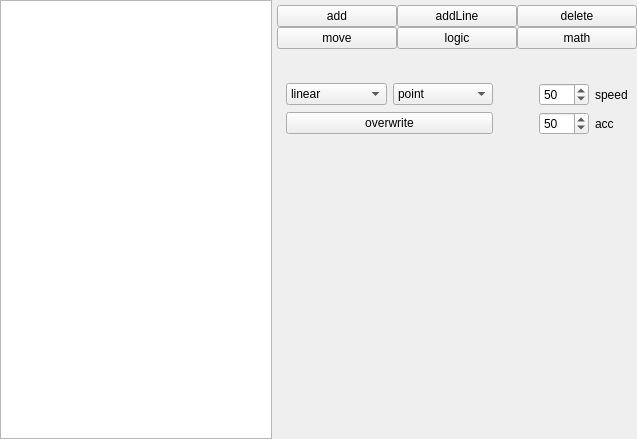
<?xml version="1.0" encoding="UTF-8"?>
<ui version="4.0">
 <class>ProgrammEditorWidget</class>
 <widget class="QWidget" name="ProgrammEditorWidget">
  <property name="geometry">
   <rect>
    <x>0</x>
    <y>0</y>
    <width>637</width>
    <height>439</height>
   </rect>
  </property>
  <property name="windowTitle">
   <string>Form</string>
  </property>
  <layout class="QGridLayout" name="gridLayout_2">
   <property name="leftMargin">
    <number>0</number>
   </property>
   <property name="topMargin">
    <number>0</number>
   </property>
   <property name="rightMargin">
    <number>0</number>
   </property>
   <property name="bottomMargin">
    <number>0</number>
   </property>
   <property name="spacing">
    <number>5</number>
   </property>
   <item row="6" column="2" colspan="2">
    <widget class="QStackedWidget" name="toolEditWidget">
     <property name="sizePolicy">
      <sizepolicy hsizetype="Preferred" vsizetype="Preferred">
       <horstretch>0</horstretch>
       <verstretch>0</verstretch>
      </sizepolicy>
     </property>
     <property name="currentIndex">
      <number>0</number>
     </property>
     <widget class="QWidget" name="page_1">
      <layout class="QGridLayout" name="gridLayout">
       <property name="spacing">
        <number>6</number>
       </property>
       <item row="1" column="2">
        <spacer name="horizontalSpacer">
         <property name="orientation">
          <enum>Qt::Horizontal</enum>
         </property>
         <property name="sizeHint" stdset="0">
          <size>
           <width>40</width>
           <height>20</height>
          </size>
         </property>
        </spacer>
       </item>
       <item row="1" column="3">
        <widget class="QSpinBox" name="speedBox">
         <property name="minimumSize">
          <size>
           <width>50</width>
           <height>0</height>
          </size>
         </property>
         <property name="minimum">
          <number>1</number>
         </property>
         <property name="maximum">
          <number>100</number>
         </property>
         <property name="value">
          <number>50</number>
         </property>
        </widget>
       </item>
       <item row="1" column="0">
        <widget class="QComboBox" name="moveTypeBox">
         <property name="sizePolicy">
          <sizepolicy hsizetype="Preferred" vsizetype="Fixed">
           <horstretch>0</horstretch>
           <verstretch>0</verstretch>
          </sizepolicy>
         </property>
         <property name="minimumSize">
          <size>
           <width>100</width>
           <height>0</height>
          </size>
         </property>
         <item>
          <property name="text">
           <string>linear</string>
          </property>
         </item>
         <item>
          <property name="text">
           <string>circular</string>
          </property>
         </item>
         <item>
          <property name="text">
           <string>joint</string>
          </property>
         </item>
        </widget>
       </item>
       <item row="1" column="4">
        <widget class="QLabel" name="label_4">
         <property name="text">
          <string>speed</string>
         </property>
        </widget>
       </item>
       <item row="2" column="3">
        <widget class="QSpinBox" name="accBox">
         <property name="minimumSize">
          <size>
           <width>50</width>
           <height>0</height>
          </size>
         </property>
         <property name="minimum">
          <number>1</number>
         </property>
         <property name="maximum">
          <number>100</number>
         </property>
         <property name="value">
          <number>50</number>
         </property>
        </widget>
       </item>
       <item row="3" column="4">
        <spacer name="verticalSpacer">
         <property name="orientation">
          <enum>Qt::Vertical</enum>
         </property>
         <property name="sizeHint" stdset="0">
          <size>
           <width>20</width>
           <height>40</height>
          </size>
         </property>
        </spacer>
       </item>
       <item row="2" column="4">
        <widget class="QLabel" name="label_5">
         <property name="text">
          <string>acc</string>
         </property>
        </widget>
       </item>
       <item row="1" column="1">
        <widget class="QComboBox" name="typePointBox">
         <property name="sizePolicy">
          <sizepolicy hsizetype="Preferred" vsizetype="Fixed">
           <horstretch>0</horstretch>
           <verstretch>0</verstretch>
          </sizepolicy>
         </property>
         <property name="minimumSize">
          <size>
           <width>100</width>
           <height>0</height>
          </size>
         </property>
         <item>
          <property name="text">
           <string>point</string>
          </property>
         </item>
         <item>
          <property name="text">
           <string>pose register</string>
          </property>
         </item>
        </widget>
       </item>
       <item row="2" column="0" colspan="2">
        <widget class="QPushButton" name="pushButton_8">
         <property name="sizePolicy">
          <sizepolicy hsizetype="Minimum" vsizetype="Fixed">
           <horstretch>100</horstretch>
           <verstretch>0</verstretch>
          </sizepolicy>
         </property>
         <property name="text">
          <string>overwrite</string>
         </property>
        </widget>
       </item>
      </layout>
     </widget>
     <widget class="QWidget" name="page_2">
      <layout class="QGridLayout" name="gridLayout_5">
       <property name="spacing">
        <number>6</number>
       </property>
       <item row="1" column="0" colspan="2">
        <layout class="QGridLayout" name="gridLayout_7">
         <item row="0" column="1">
          <widget class="QComboBox" name="ifBeheviorBox">
           <property name="minimumSize">
            <size>
             <width>80</width>
             <height>0</height>
            </size>
           </property>
           <item>
            <property name="text">
             <string>...=...</string>
            </property>
           </item>
           <item>
            <property name="text">
             <string>...&lt;...</string>
            </property>
           </item>
           <item>
            <property name="text">
             <string>...&gt;...</string>
            </property>
           </item>
          </widget>
         </item>
         <item row="0" column="3">
          <widget class="QSpinBox" name="iflLblBox"/>
         </item>
         <item row="0" column="0">
          <widget class="QPushButton" name="ifButton">
           <property name="sizePolicy">
            <sizepolicy hsizetype="Fixed" vsizetype="Fixed">
             <horstretch>0</horstretch>
             <verstretch>0</verstretch>
            </sizepolicy>
           </property>
           <property name="minimumSize">
            <size>
             <width>90</width>
             <height>0</height>
            </size>
           </property>
           <property name="maximumSize">
            <size>
             <width>90</width>
             <height>16777215</height>
            </size>
           </property>
           <property name="text">
            <string>if</string>
           </property>
          </widget>
         </item>
         <item row="0" column="4">
          <widget class="QCheckBox" name="ifIOstate">
           <property name="enabled">
            <bool>false</bool>
           </property>
           <property name="text">
            <string>state</string>
           </property>
          </widget>
         </item>
         <item row="0" column="2">
          <widget class="QLabel" name="label_3">
           <property name="text">
            <string>jump_lbl</string>
           </property>
          </widget>
         </item>
         <item row="1" column="4">
          <widget class="QSpinBox" name="ifItem_1_Spin_2">
           <property name="enabled">
            <bool>false</bool>
           </property>
          </widget>
         </item>
         <item row="2" column="4">
          <widget class="QSpinBox" name="ifItem_2_Spin_2">
           <property name="enabled">
            <bool>false</bool>
           </property>
          </widget>
         </item>
         <item row="2" column="3">
          <widget class="QSpinBox" name="ifItem_2_Spin"/>
         </item>
         <item row="1" column="3">
          <widget class="QSpinBox" name="ifItem_1_Spin"/>
         </item>
         <item row="1" column="1" colspan="2">
          <widget class="QComboBox" name="ifItem_1_Box">
           <item>
            <property name="text">
             <string>number</string>
            </property>
           </item>
           <item>
            <property name="text">
             <string>register</string>
            </property>
           </item>
           <item>
            <property name="text">
             <string>pose register</string>
            </property>
           </item>
           <item>
            <property name="text">
             <string>input i/o</string>
            </property>
           </item>
          </widget>
         </item>
         <item row="2" column="1" colspan="2">
          <widget class="QComboBox" name="ifItem_2_Box">
           <item>
            <property name="text">
             <string>number</string>
            </property>
           </item>
           <item>
            <property name="text">
             <string>register</string>
            </property>
           </item>
           <item>
            <property name="text">
             <string>pose register</string>
            </property>
           </item>
          </widget>
         </item>
        </layout>
       </item>
       <item row="3" column="0" colspan="2">
        <spacer name="verticalSpacer_5">
         <property name="orientation">
          <enum>Qt::Vertical</enum>
         </property>
         <property name="sizeHint" stdset="0">
          <size>
           <width>20</width>
           <height>40</height>
          </size>
         </property>
        </spacer>
       </item>
       <item row="2" column="0" colspan="2">
        <layout class="QGridLayout" name="gridLayout_8">
         <item row="3" column="0">
          <widget class="QPushButton" name="commentButton">
           <property name="minimumSize">
            <size>
             <width>0</width>
             <height>0</height>
            </size>
           </property>
           <property name="maximumSize">
            <size>
             <width>90</width>
             <height>16777215</height>
            </size>
           </property>
           <property name="text">
            <string>comment</string>
           </property>
          </widget>
         </item>
         <item row="0" column="0">
          <widget class="QPushButton" name="waitButton">
           <property name="text">
            <string>wait</string>
           </property>
          </widget>
         </item>
         <item row="1" column="2">
          <widget class="QSpinBox" name="ioSpinBox">
           <property name="wrapping">
            <bool>true</bool>
           </property>
           <property name="accelerated">
            <bool>false</bool>
           </property>
           <property name="minimum">
            <number>0</number>
           </property>
           <property name="maximum">
            <number>7</number>
           </property>
          </widget>
         </item>
         <item row="2" column="2" colspan="2">
          <widget class="QComboBox" name="lblComboBox">
           <item>
            <property name="text">
             <string>lbl</string>
            </property>
           </item>
           <item>
            <property name="text">
             <string>jump</string>
            </property>
           </item>
          </widget>
         </item>
         <item row="0" column="2" colspan="2">
          <widget class="QSpinBox" name="waitSpinBox"/>
         </item>
         <item row="2" column="0">
          <widget class="QPushButton" name="lblButton">
           <property name="text">
            <string>lbl</string>
           </property>
          </widget>
         </item>
         <item row="4" column="0">
          <widget class="QPushButton" name="callButton">
           <property name="text">
            <string>call</string>
           </property>
          </widget>
         </item>
         <item row="2" column="1">
          <widget class="QSpinBox" name="lblSpinBox">
           <property name="minimum">
            <number>1</number>
           </property>
           <property name="value">
            <number>1</number>
           </property>
          </widget>
         </item>
         <item row="1" column="3">
          <widget class="QCheckBox" name="ioCheckBox">
           <property name="text">
            <string>state</string>
           </property>
          </widget>
         </item>
         <item row="1" column="0">
          <widget class="QPushButton" name="ioButton">
           <property name="text">
            <string>i/o</string>
           </property>
          </widget>
         </item>
         <item row="3" column="1" colspan="3">
          <widget class="QLineEdit" name="commentLineEdit"/>
         </item>
         <item row="1" column="1">
          <widget class="QComboBox" name="ioComboBox">
           <item>
            <property name="text">
             <string>output</string>
            </property>
           </item>
          </widget>
         </item>
         <item row="0" column="1">
          <widget class="QComboBox" name="waitBox">
           <item>
            <property name="text">
             <string>time</string>
            </property>
           </item>
           <item>
            <property name="text">
             <string>input(true)</string>
            </property>
           </item>
           <item>
            <property name="text">
             <string>input(false)</string>
            </property>
           </item>
          </widget>
         </item>
        </layout>
       </item>
      </layout>
     </widget>
     <widget class="QWidget" name="page_3">
      <layout class="QGridLayout" name="gridLayout_3">
       <item row="1" column="0" colspan="2">
        <widget class="QLabel" name="label_2">
         <property name="text">
          <string>first num</string>
         </property>
        </widget>
       </item>
       <item row="1" column="2">
        <widget class="QSpinBox" name="firstNumBox"/>
       </item>
       <item row="1" column="3">
        <widget class="QComboBox" name="typeComboBox_1">
         <item>
          <property name="text">
           <string>num</string>
          </property>
         </item>
         <item>
          <property name="text">
           <string>reg</string>
          </property>
         </item>
         <item>
          <property name="text">
           <string>pos reg</string>
          </property>
         </item>
        </widget>
       </item>
       <item row="2" column="0" colspan="2">
        <widget class="QLabel" name="label_6">
         <property name="text">
          <string>operator</string>
         </property>
        </widget>
       </item>
       <item row="2" column="2">
        <widget class="QComboBox" name="operatorComboBox">
         <item>
          <property name="text">
           <string>none</string>
          </property>
         </item>
         <item>
          <property name="text">
           <string>+</string>
          </property>
         </item>
         <item>
          <property name="text">
           <string>-</string>
          </property>
         </item>
         <item>
          <property name="text">
           <string>/</string>
          </property>
         </item>
         <item>
          <property name="text">
           <string>*</string>
          </property>
         </item>
        </widget>
       </item>
       <item row="2" column="4">
        <spacer name="horizontalSpacer_2">
         <property name="orientation">
          <enum>Qt::Horizontal</enum>
         </property>
         <property name="sizeHint" stdset="0">
          <size>
           <width>40</width>
           <height>20</height>
          </size>
         </property>
        </spacer>
       </item>
       <item row="3" column="0" colspan="2">
        <widget class="QLabel" name="label_7">
         <property name="text">
          <string>second num</string>
         </property>
        </widget>
       </item>
       <item row="3" column="2">
        <widget class="QSpinBox" name="secondNumBox"/>
       </item>
       <item row="3" column="3">
        <widget class="QComboBox" name="typeComboBox_2">
         <item>
          <property name="text">
           <string>num</string>
          </property>
         </item>
         <item>
          <property name="text">
           <string>reg</string>
          </property>
         </item>
         <item>
          <property name="text">
           <string>pos reg</string>
          </property>
         </item>
        </widget>
       </item>
       <item row="4" column="3">
        <spacer name="verticalSpacer_2">
         <property name="orientation">
          <enum>Qt::Vertical</enum>
         </property>
         <property name="sizeHint" stdset="0">
          <size>
           <width>20</width>
           <height>40</height>
          </size>
         </property>
        </spacer>
       </item>
       <item row="0" column="2">
        <widget class="QSpinBox" name="registerBox">
         <property name="minimum">
          <number>0</number>
         </property>
         <property name="maximum">
          <number>50</number>
         </property>
         <property name="value">
          <number>0</number>
         </property>
        </widget>
       </item>
       <item row="1" column="4">
        <widget class="QSpinBox" name="itemPoseReg_1">
         <property name="enabled">
          <bool>false</bool>
         </property>
         <property name="minimum">
          <number>1</number>
         </property>
         <property name="maximum">
          <number>6</number>
         </property>
        </widget>
       </item>
       <item row="3" column="4">
        <widget class="QSpinBox" name="itemPoseReg_2">
         <property name="enabled">
          <bool>false</bool>
         </property>
         <property name="minimum">
          <number>1</number>
         </property>
         <property name="maximum">
          <number>6</number>
         </property>
        </widget>
       </item>
       <item row="0" column="0">
        <widget class="QComboBox" name="regOutBox">
         <item>
          <property name="text">
           <string>reg</string>
          </property>
         </item>
         <item>
          <property name="text">
           <string>pos reg</string>
          </property>
         </item>
        </widget>
       </item>
       <item row="0" column="3">
        <widget class="QSpinBox" name="registerBox_2">
         <property name="enabled">
          <bool>false</bool>
         </property>
         <property name="minimum">
          <number>1</number>
         </property>
         <property name="maximum">
          <number>6</number>
         </property>
         <property name="value">
          <number>1</number>
         </property>
        </widget>
       </item>
      </layout>
      <zorder>label_2</zorder>
      <zorder>firstNumBox</zorder>
      <zorder>label_6</zorder>
      <zorder>operatorComboBox</zorder>
      <zorder>label_7</zorder>
      <zorder>secondNumBox</zorder>
      <zorder>typeComboBox_2</zorder>
      <zorder>registerBox</zorder>
      <zorder>typeComboBox_1</zorder>
      <zorder>itemPoseReg_1</zorder>
      <zorder>itemPoseReg_2</zorder>
      <zorder>regOutBox</zorder>
      <zorder>registerBox_2</zorder>
     </widget>
     <widget class="QWidget" name="startPage">
      <layout class="QGridLayout" name="gridLayout_6"/>
     </widget>
    </widget>
   </item>
   <item row="0" column="0" rowspan="7" colspan="2">
    <widget class="QTableView" name="programmView">
     <property name="editTriggers">
      <set>QAbstractItemView::NoEditTriggers</set>
     </property>
     <property name="tabKeyNavigation">
      <bool>false</bool>
     </property>
     <property name="showDropIndicator" stdset="0">
      <bool>false</bool>
     </property>
     <property name="selectionMode">
      <enum>QAbstractItemView::SingleSelection</enum>
     </property>
     <attribute name="horizontalHeaderVisible">
      <bool>false</bool>
     </attribute>
     <attribute name="horizontalHeaderCascadingSectionResizes">
      <bool>true</bool>
     </attribute>
     <attribute name="horizontalHeaderMinimumSectionSize">
      <number>100</number>
     </attribute>
     <attribute name="horizontalHeaderDefaultSectionSize">
      <number>200</number>
     </attribute>
     <attribute name="horizontalHeaderStretchLastSection">
      <bool>true</bool>
     </attribute>
    </widget>
   </item>
   <item row="1" column="2" colspan="2">
    <layout class="QGridLayout" name="gridLayout_4">
     <property name="spacing">
      <number>0</number>
     </property>
     <item row="1" column="1">
      <widget class="QPushButton" name="logicButton">
       <property name="sizePolicy">
        <sizepolicy hsizetype="Expanding" vsizetype="Fixed">
         <horstretch>0</horstretch>
         <verstretch>0</verstretch>
        </sizepolicy>
       </property>
       <property name="maximumSize">
        <size>
         <width>16777215</width>
         <height>16777215</height>
        </size>
       </property>
       <property name="text">
        <string>logic</string>
       </property>
      </widget>
     </item>
     <item row="0" column="1">
      <widget class="QPushButton" name="addLineButton">
       <property name="sizePolicy">
        <sizepolicy hsizetype="Expanding" vsizetype="Fixed">
         <horstretch>0</horstretch>
         <verstretch>0</verstretch>
        </sizepolicy>
       </property>
       <property name="maximumSize">
        <size>
         <width>16777215</width>
         <height>16777215</height>
        </size>
       </property>
       <property name="text">
        <string>addLine</string>
       </property>
      </widget>
     </item>
     <item row="1" column="0">
      <widget class="QPushButton" name="moveButton">
       <property name="sizePolicy">
        <sizepolicy hsizetype="Expanding" vsizetype="Fixed">
         <horstretch>0</horstretch>
         <verstretch>0</verstretch>
        </sizepolicy>
       </property>
       <property name="maximumSize">
        <size>
         <width>16777215</width>
         <height>16777215</height>
        </size>
       </property>
       <property name="text">
        <string>move</string>
       </property>
      </widget>
     </item>
     <item row="0" column="0">
      <widget class="QPushButton" name="addButton">
       <property name="sizePolicy">
        <sizepolicy hsizetype="Expanding" vsizetype="Fixed">
         <horstretch>0</horstretch>
         <verstretch>0</verstretch>
        </sizepolicy>
       </property>
       <property name="maximumSize">
        <size>
         <width>16777215</width>
         <height>16777215</height>
        </size>
       </property>
       <property name="text">
        <string>add</string>
       </property>
      </widget>
     </item>
     <item row="0" column="2">
      <widget class="QPushButton" name="deleteButton">
       <property name="sizePolicy">
        <sizepolicy hsizetype="Expanding" vsizetype="Fixed">
         <horstretch>0</horstretch>
         <verstretch>0</verstretch>
        </sizepolicy>
       </property>
       <property name="maximumSize">
        <size>
         <width>16777215</width>
         <height>16777215</height>
        </size>
       </property>
       <property name="text">
        <string>delete</string>
       </property>
      </widget>
     </item>
     <item row="1" column="2">
      <widget class="QPushButton" name="mathButton">
       <property name="sizePolicy">
        <sizepolicy hsizetype="Expanding" vsizetype="Fixed">
         <horstretch>0</horstretch>
         <verstretch>0</verstretch>
        </sizepolicy>
       </property>
       <property name="maximumSize">
        <size>
         <width>16777215</width>
         <height>16777215</height>
        </size>
       </property>
       <property name="text">
        <string>math</string>
       </property>
      </widget>
     </item>
    </layout>
   </item>
  </layout>
 </widget>
 <resources/>
 <connections/>
</ui>
